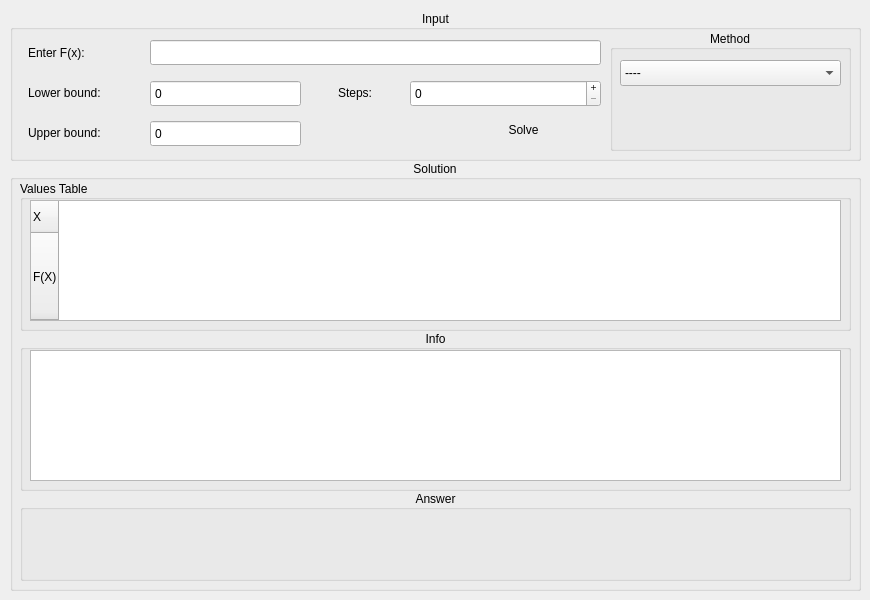
    <widget class="QWidget" name="IntegerationPage">
     <widget class="QGroupBox" name="IntInputGroup">
      <property name="geometry">
       <rect>
        <x>10</x>
        <y>10</y>
        <width>851</width>
        <height>151</height>
       </rect>
      </property>
      <property name="title">
       <string>Input</string>
      </property>
      <property name="alignment">
       <set>Qt::AlignmentFlag::AlignCenter</set>
      </property>
      <widget class="QLabel" name="IntEQLabel">
       <property name="geometry">
        <rect>
         <x>10</x>
         <y>30</y>
         <width>131</width>
         <height>25</height>
        </rect>
       </property>
       <property name="text">
        <string>Enter F(x):</string>
       </property>
       <property name="indent">
        <number>8</number>
       </property>
      </widget>
      <widget class="QLineEdit" name="IntEQInput">
       <property name="geometry">
        <rect>
         <x>140</x>
         <y>30</y>
         <width>451</width>
         <height>25</height>
        </rect>
       </property>
      </widget>
      <widget class="QLabel" name="IntEQLabel_2">
       <property name="geometry">
        <rect>
         <x>10</x>
         <y>70</y>
         <width>131</width>
         <height>25</height>
        </rect>
       </property>
       <property name="text">
        <string>Lower bound: </string>
       </property>
       <property name="indent">
        <number>8</number>
       </property>
      </widget>
      <widget class="QLabel" name="IntEQLabel_3">
       <property name="geometry">
        <rect>
         <x>10</x>
         <y>110</y>
         <width>131</width>
         <height>25</height>
        </rect>
       </property>
       <property name="text">
        <string>Upper bound:</string>
       </property>
       <property name="indent">
        <number>8</number>
       </property>
      </widget>
      <widget class="QLabel" name="IntEQLabel_4">
       <property name="geometry">
        <rect>
         <x>320</x>
         <y>70</y>
         <width>131</width>
         <height>25</height>
        </rect>
       </property>
       <property name="text">
        <string>Steps:</string>
       </property>
       <property name="indent">
        <number>8</number>
       </property>
      </widget>
      <widget class="QSpinBox" name="LowerBoundInput">
       <property name="geometry">
        <rect>
         <x>140</x>
         <y>70</y>
         <width>151</width>
         <height>27</height>
        </rect>
       </property>
       <property name="buttonSymbols">
        <enum>QAbstractSpinBox::ButtonSymbols::NoButtons</enum>
       </property>
      </widget>
      <widget class="QSpinBox" name="UpperBoundInput">
       <property name="geometry">
        <rect>
         <x>140</x>
         <y>110</y>
         <width>151</width>
         <height>27</height>
        </rect>
       </property>
       <property name="buttonSymbols">
        <enum>QAbstractSpinBox::ButtonSymbols::NoButtons</enum>
       </property>
      </widget>
      <widget class="QSpinBox" name="StepsInput">
       <property name="geometry">
        <rect>
         <x>400</x>
         <y>70</y>
         <width>191</width>
         <height>27</height>
        </rect>
       </property>
       <property name="wrapping">
        <bool>false</bool>
       </property>
       <property name="frame">
        <bool>true</bool>
       </property>
       <property name="buttonSymbols">
        <enum>QAbstractSpinBox::ButtonSymbols::PlusMinus</enum>
       </property>
       <property name="keyboardTracking">
        <bool>true</bool>
       </property>
      </widget>
      <widget class="QGroupBox" name="groupBox_7">
       <property name="geometry">
        <rect>
         <x>600</x>
         <y>20</y>
         <width>241</width>
         <height>121</height>
        </rect>
       </property>
       <property name="title">
        <string>Method</string>
       </property>
       <property name="alignment">
        <set>Qt::AlignmentFlag::AlignCenter</set>
       </property>
       <widget class="QComboBox" name="IntMethodSelector">
        <property name="geometry">
         <rect>
          <x>10</x>
          <y>30</y>
          <width>221</width>
          <height>26</height>
         </rect>
        </property>
        <property name="currentIndex">
         <number>0</number>
        </property>
        <item>
         <property name="text">
          <string>----</string>
         </property>
        </item>
        <item>
         <property name="text">
          <string>Trapezoidal</string>
         </property>
        </item>
        <item>
         <property name="text">
          <string>Simpson 1/3</string>
         </property>
        </item>
        <item>
         <property name="text">
          <string>Simpson 3/8</string>
         </property>
        </item>
       </widget>
      </widget>
      <widget class="QPushButton" name="IntSolveButton">
       <property name="geometry">
        <rect>
         <x>438</x>
         <y>104</y>
         <width>151</width>
         <height>31</height>
        </rect>
       </property>
       <property name="cursor">
        <cursorShape>PointingHandCursor</cursorShape>
       </property>
       <property name="text">
        <string>Solve</string>
       </property>
       <property name="flat">
        <bool>true</bool>
       </property>
      </widget>
     </widget>
     <widget class="QGroupBox" name="groupBox">
      <property name="geometry">
       <rect>
        <x>10</x>
        <y>160</y>
        <width>851</width>
        <height>431</height>
       </rect>
      </property>
      <property name="title">
       <string>Solution</string>
      </property>
      <property name="alignment">
       <set>Qt::AlignmentFlag::AlignCenter</set>
      </property>
      <widget class="QGroupBox" name="groupBox_10">
       <property name="geometry">
        <rect>
         <x>10</x>
         <y>20</y>
         <width>831</width>
         <height>151</height>
        </rect>
       </property>
       <property name="title">
        <string>Values Table</string>
       </property>
       <property name="alignment">
        <set>Qt::AlignmentFlag::AlignLeading|Qt::AlignmentFlag::AlignLeft|Qt::AlignmentFlag::AlignVCenter</set>
       </property>
       <widget class="QTableWidget" name="IntTable">
        <property name="geometry">
         <rect>
          <x>10</x>
          <y>20</y>
          <width>811</width>
          <height>121</height>
         </rect>
        </property>
        <property name="layoutDirection">
         <enum>Qt::LayoutDirection::LeftToRight</enum>
        </property>
        <property name="sizeAdjustPolicy">
         <enum>QAbstractScrollArea::SizeAdjustPolicy::AdjustIgnored</enum>
        </property>
        <property name="autoScrollMargin">
         <number>16</number>
        </property>
        <property name="alternatingRowColors">
         <bool>false</bool>
        </property>
        <property name="selectionMode">
         <enum>QAbstractItemView::SelectionMode::MultiSelection</enum>
        </property>
        <property name="columnCount">
         <number>0</number>
        </property>
        <attribute name="verticalHeaderCascadingSectionResizes">
         <bool>false</bool>
        </attribute>
        <attribute name="verticalHeaderMinimumSectionSize">
         <number>32</number>
        </attribute>
        <attribute name="verticalHeaderDefaultSectionSize">
         <number>32</number>
        </attribute>
        <attribute name="verticalHeaderStretchLastSection">
         <bool>true</bool>
        </attribute>
        <row>
         <property name="text">
          <string>X</string>
         </property>
        </row>
        <row>
         <property name="text">
          <string>F(X)</string>
         </property>
        </row>
       </widget>
      </widget>
      <widget class="QGroupBox" name="groupBox_20">
       <property name="geometry">
        <rect>
         <x>10</x>
         <y>170</y>
         <width>831</width>
         <height>161</height>
        </rect>
       </property>
       <property name="title">
        <string>Info</string>
       </property>
       <property name="alignment">
        <set>Qt::AlignmentFlag::AlignCenter</set>
       </property>
       <widget class="QTextEdit" name="IntInfo">
        <property name="geometry">
         <rect>
          <x>10</x>
          <y>20</y>
          <width>811</width>
          <height>131</height>
         </rect>
        </property>
       </widget>
      </widget>
      <widget class="QGroupBox" name="groupBox_21">
       <property name="geometry">
        <rect>
         <x>10</x>
         <y>330</y>
         <width>831</width>
         <height>91</height>
        </rect>
       </property>
       <property name="title">
        <string>Answer</string>
       </property>
       <property name="alignment">
        <set>Qt::AlignmentFlag::AlignCenter</set>
       </property>
       <widget class="QLabel" name="IntLabel">
        <property name="geometry">
         <rect>
          <x>16</x>
          <y>36</y>
          <width>801</width>
          <height>41</height>
         </rect>
        </property>
        <property name="text">
         <string/>
        </property>
       </widget>
      </widget>
     </widget>
    </widget>
